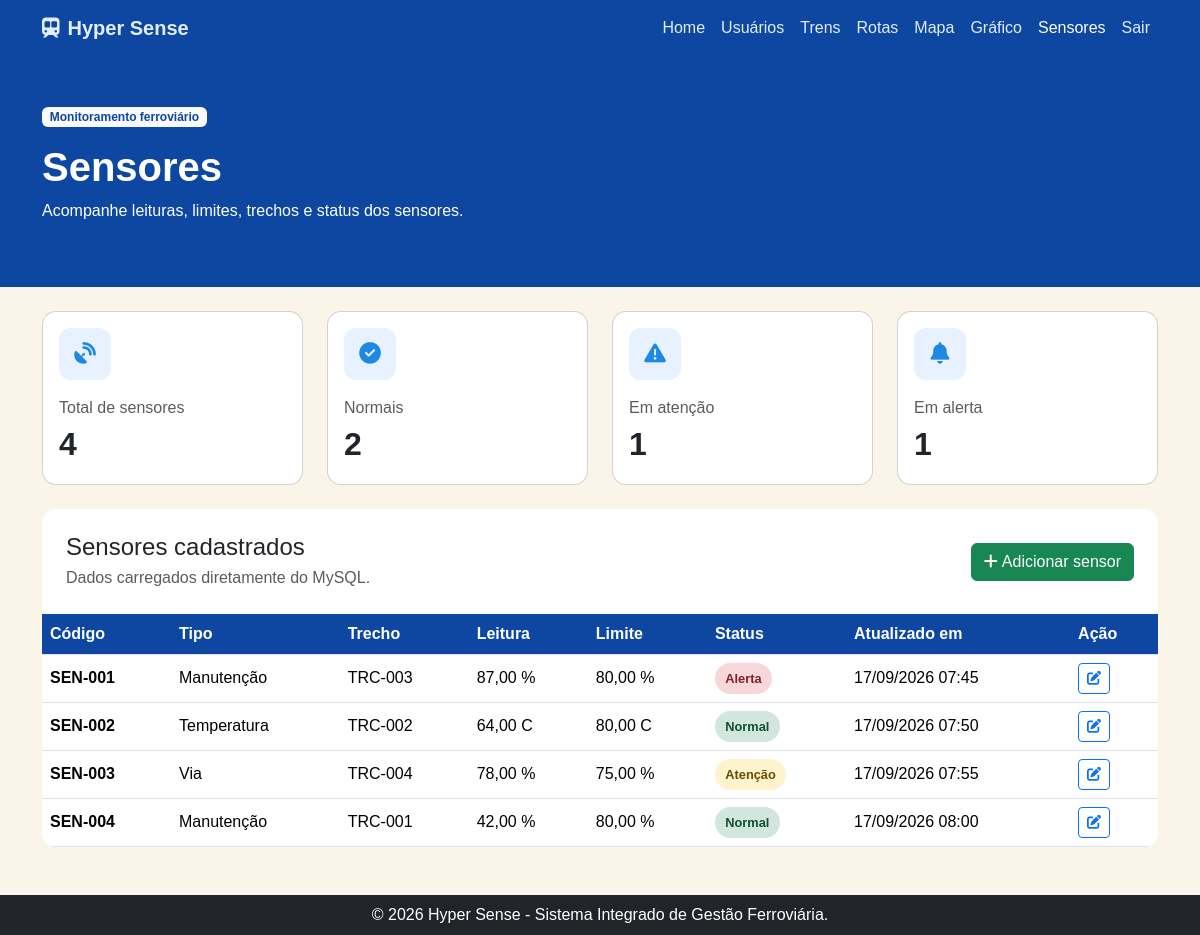
/Tela/sensores.php (signed in), run on the app's committed database.
### tables this page shows
CREATE TABLE IF NOT EXISTS sensores (
    id INT AUTO_INCREMENT PRIMARY KEY,
    codigo VARCHAR(20) NOT NULL UNIQUE,
    tipo VARCHAR(60) NOT NULL,
    trecho_id INT NULL,
    status VARCHAR(30) NOT NULL DEFAULT 'Normal',
    leitura DECIMAL(10,2) NOT NULL DEFAULT 0,
    limite DECIMAL(10,2) NULL,
    unidade VARCHAR(20) NULL,
    ultima_atualizacao DATETIME NOT NULL DEFAULT CURRENT_TIMESTAMP,
    CONSTRAINT fk_sensor_trecho FOREIGN KEY (trecho_id) REFERENCES trechos(id) ON DELETE SET NULL
);

### Tela/auth.php (called while the page is built, shortened)
<?php
function isAdmin(): bool
{
    return ($_SESSION['usuario_tipo'] ?? '') === 'Administrador';
}
function podeEditar(): bool
{
    return in_array(
        $_SESSION['usuario_tipo'] ?? '',
        ['Administrador', 'Supervisor'],
        true
    );
}
function e($valor): string
{
    return htmlspecialchars(
        (string)($valor ?? ''),
        ENT_QUOTES,
        'UTF-8'
    );
}

### Tela/sensores.php (the view, shortened to what this page needs)
<?php
require_once 'auth.php';
$admin = isAdmin();
$podeEditar = podeEditar();
$sensores = $conexao->query(
    "SELECT s.*, COALESCE(t.codigo, 'Não informado') AS trecho
     FROM sensores s
     LEFT JOIN trechos t ON t.id = s.trecho_id
     ORDER BY s.id"
)->fetch_all(MYSQLI_ASSOC);
$normais = 0;
$atencao = 0;
$alertas = 0;
foreach ($sensores as $sensor) {
    if (in_array($sensor['status'], ['Normal', 'Ativo'], true)) {
        $normais++;
    }
    if ($sensor['status'] === 'Atenção') {
        $atencao++;
    }
    if ($sensor['status'] === 'Alerta') {
        $alertas++;
    }
}
$resumos = [
    ['fa-satellite-dish', 'Total de sensores', count($sensores)],
    ['fa-circle-check', 'Normais', $normais],
    ['fa-triangle-exclamation', 'Em atenção', $atencao],
    ['fa-bell', 'Em alerta', $alertas]
];
?>
<!DOCTYPE html>
<html lang="pt-br">
<head>
    <link href="https://cdn.jsdelivr.net/npm/bootstrap@5.3.3/dist/css/bootstrap.min.css" rel="stylesheet">
    <link href="https://cdnjs.cloudflare.com/ajax/libs/font-awesome/6.5.2/css/all.min.css" rel="stylesheet">
    <link rel="stylesheet" href="../Css/style.css">
</head>
<body class="pagina-sistema">
<?php require 'menu.php'; ?>
<header class="page-header py-5 mb-4">
    <div class="container">
        <span class="badge bg-light text-primary mb-3">
            Monitoramento ferroviário
        </span>
        <h1 class="fw-bold">Sensores</h1>
        <p>Acompanhe leituras, limites, trechos e status dos sensores.</p>
    </div>
</header>
<main class="container pb-5">
    <div class="row g-4 mb-4">
        <?php foreach ($resumos as $resumo): ?>
            <div class="col-md-3">
                <div class="card sensor-card h-100">
                    <div class="card-body">
                        <div class="sensor-icon mb-3">
                            <i class="fas <?= e($resumo[0]) ?>"></i>
                        </div>
                        <div class="text-muted"><?= e($resumo[1]) ?></div>
                        <div class="fs-2 fw-bold"><?= (int)$resumo[2] ?></div>
                    </div>
                </div>
            </div>
        <?php endforeach; ?>
    </div>
    <div class="card border-0 table-wrap">
        <div class="card-body p-0">
            <div class="d-flex justify-content-between align-items-center p-4">
                <div>
                    <h2 class="h4 mb-1">Sensores cadastrados</h2>
                    <p class="text-muted mb-0">
                        Dados carregados diretamente do MySQL.
                    </p>
                </div>
                <?php if ($admin): ?>
                    <button class="btn btn-success"
                            data-bs-toggle="modal"
                            data-bs-target="#novoSensor">
                        <i class="fas fa-plus me-1"></i>Adicionar sensor
                    </button>
                <?php endif; ?>
            </div>
            <div class="table-responsive">
                <table class="table table-hover mb-0 align-middle">
                    <thead>
                        <tr>
                            <th>Código</th>
                            <th>Tipo</th>
                            <th>Trecho</th>
                            <th>Leitura</th>
                            <th>Limite</th>
                            <th>Status</th>
                            <th>Atualizado em</th>
                            <?php if ($podeEditar): ?>
                                <th>Ação</th>
                            <?php endif; ?>
                        </tr>
                    </thead>
                    <tbody>
                        <?php foreach ($sensores as $sensor): ?>
                            <tr>
                                <td class="fw-bold">
                                    <?= e($sensor['codigo']) ?>
                                </td>
                                <td><?= e($sensor['tipo']) ?></td>
                                <td><?= e($sensor['trecho']) ?></td>
                                <td>
                                    <?= number_format((float)$sensor['leitura'], 2, ',', '.') ?>
                                    <?= e($sensor['unidade']) ?>
                                </td>
                                <td>
                                    <?= $sensor['limite'] === null
                                        ? '—'
                                        : number_format((float)$sensor['limite'], 2, ',', '.') ?>
                                    <?= e($sensor['unidade']) ?>
                                </td>
                                <td>
                                    <?php
                                    $classe = match ($sensor['status']) {
                                        'Alerta' => 'alerta',
                                        'Atenção' => 'atencao',
                                        default => 'normal'
                                    };
                                    ?>
                                    <span class="sensor-status <?= $classe ?>">
                                        <?= e($sensor['status']) ?>
                                    </span>
                                </td>
                                <td>
                                    <?= e(date('d/m/Y H:i', strtotime($sensor['ultima_atualizacao']))) ?>
                                </td>
                                <?php if ($podeEditar): ?>
                                    <td>
                                        <button class="btn btn-sm btn-outline-primary"
                                                data-bs-toggle="modal"
                                                data-bs-target="#editarSensor<?= (int)$sensor['id'] ?>">
                                            <i class="fas fa-edit"></i>
                                        </button>
                                    </td>
                                <?php endif; ?>
                            </tr>
                        <?php endforeach; ?>
                    </tbody>
                </table>
            </div>
        </div>
    </div>
</main>
<footer class="bg-dark text-white py-2">
    <div class="container text-center">
        &copy; <?= date('Y') ?> Hyper Sense - Sistema Integrado de Gestão Ferroviária.
    </div>
</footer>
</body>
</html>

### Css/style.css (style rules this page uses)
:root { --hyper-azul: #1e88e5; --hyper-azul-escuro: #0d47a1; --hyper-fundo: #fbf5e9; }
html, body { min-height: 100%; background: var(--hyper-fundo); }
body { font-family: Arial, Helvetica, sans-serif; }
.card { overflow: hidden; box-shadow: none !important; }
.stat-card, .sensor-card, .map-card, .table-wrap { border-radius: 14px; }
.page-header { background: var(--hyper-azul-escuro); color: #fff; }
.sensor-icon, .resource-icon { display: grid; place-items: center; background: #e8f1ff; color: var(--hyper-azul); border-radius: 12px; width: 52px; height: 52px; font-size: 1.35rem; }
.sensor-status { display: inline-flex; align-items: center; gap: 0.35rem; padding: 0.35rem 0.65rem; border-radius: 20px; font-size: 0.8rem; font-weight: bold; background: #e9ecef; color: #495057; }
.sensor-status.normal, .sensor-status.ativo, .sensor-status-normal { background: #d1e7dd; color: #0f5132; }
.sensor-status.atencao, .sensor-status-atencao { background: #fff3cd; color: #664d03; }
.sensor-status.alerta, .sensor-status-alerta { background: #f8d7da; color: #842029; }
.table thead th { background: var(--hyper-azul-escuro); color: white; white-space: nowrap; }
.table tbody td { vertical-align: middle; }
.text-primary { color: var(--hyper-azul-escuro) !important; }
*, *::before, *::after { animation: none !important; transition: none !important; box-shadow: none !important; text-shadow: none !important; filter: none !important; scroll-behavior: auto !important; }

### data on the page
sensores: codigo "SEN-001", tipo "Manutenção", trecho "TRC-003", leitura "87,00", unidade "%", limite "80,00", status "Alerta", ultima_atualizacao "17/09/2026 07:45"
sensores: codigo "SEN-002", tipo "Temperatura", trecho "TRC-002", leitura "64,00", unidade "C", limite "80,00", status "Normal", ultima_atualizacao "17/09/2026 07:50"
sensores: codigo "SEN-003", tipo "Via", trecho "TRC-004", leitura "78,00", unidade "%", limite "75,00", status "Atenção", ultima_atualizacao "17/09/2026 07:55"
sensores: codigo "SEN-004", tipo "Manutenção", trecho "TRC-001", leitura "42,00", unidade "%", limite "80,00", status "Normal", ultima_atualizacao "17/09/2026 08:00"

### other printed values
$nome "Home"
$nome "Usuários"
$nome "Trens"
$nome "Rotas"
$nome "Mapa"
$nome "Gráfico"
$nome "Sensores"
$resumo[1] "Total de sensores"
$resumo[2] "4"
$resumo[1] "Normais"
$resumo[2] "2"
$resumo[1] "Em atenção"
$resumo[2] "1"
$resumo[1] "Em alerta"
